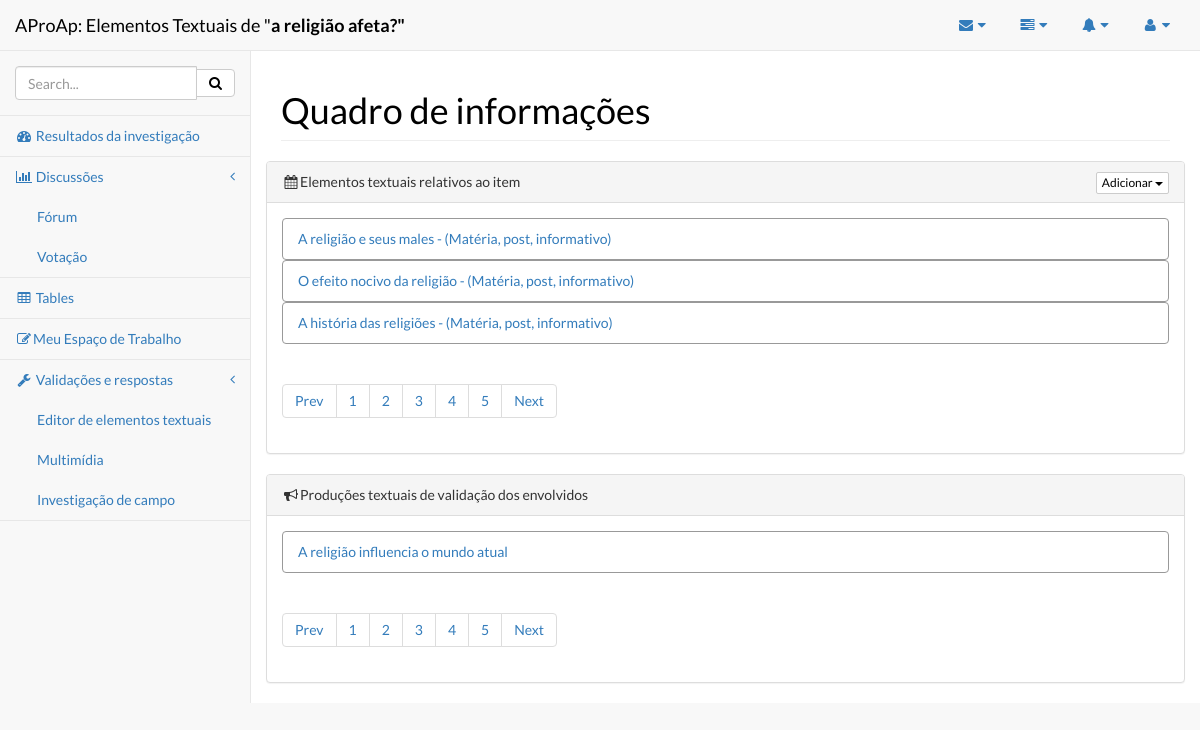
Screenshot of /projeto/turma-1-ifes-administracao-2015/0/a-religiao-afeta/elementos_textuais/ with the database file from the repository.
### aproap/models.py (models this page shows, shortened)
class unidadeInvestigacao(models.Model):
    nomeDoBloco = models.IntegerField()
    qualProjeto = models.ForeignKey(Projeto)
    conhecimentoPrevio = models.CharField(max_length=200)
    slugConhecimento = models.SlugField()
    investigador = models.CharField(max_length = 100, blank=True)
    prazo = models.DateField(blank=True, null=True)
    prazoFinal = models.DateField(blank=True, null=True)
    precisaAjuda = models.IntegerField(default=0)
    status = models.IntegerField(default=0)

class elementoTextual(models.Model):
    vinculadoItem = models.ForeignKey(unidadeInvestigacao)
    quemEnviou = models.CharField(max_length=100)
    titulo = models.CharField(max_length=100)
    url = models.CharField(max_length=100)
    subcategoria = models.CharField(max_length=30)
    historico = models.CharField(max_length=300)
    data = models.DateTimeField(default=datetime.now())

class textoProduzido(models.Model):
    vinculadoTarefa = models.ForeignKey(tarefasItem, blank=True, null=True)
    vinculadoItem = models.ForeignKey(unidadeInvestigacao)
    titulo = models.CharField(max_length=300)
    criador = models.CharField(max_length=100)
    texto = models.TextField()
    historico = models.CharField(max_length=300)
    data = models.DateTimeField(default=datetime.now())

### aproap/views.py (the view)
# urls.py: url(r'^projeto/(?P<slug>[\w-]+)/(?P<unidade>[0-9]+)/(?P<itemslug>[\w-]+)/elementos_textuais/$', 'aproap.views.elementosTextuais', name='elementosTextuais'),
def elementosTextuais(request, slug, unidade, itemslug):
    itemId = unidadeInvestigacao.objects.get(slugConhecimento=itemslug)
    documentos = textoProduzido.objects.filter(vinculadoItem=itemId)
    nomeDoItem = itemId.conhecimentoPrevio
    todos = elementoTextual.objects.filter(vinculadoItem=itemId)
    context = dict(todos=todos, nomeDoItem=nomeDoItem, slug=slug, unidade=unidade,
                   itemslug=itemslug, documentos=documentos)
    c = RequestContext(request, context)
    return render_to_response('elementosTextuais.html', c)

### aproap/templates/elementosTextuais.html (shortened to what this page needs)
{% load static %}
<html><head>
        <link href="{% static 'static/css/font-awesome.min.css' %}" rel="stylesheet">
        <link href="{% static 'static/css/jquery.qtip.min.css' %}" rel="stylesheet">
        <link href="{% static 'static/css/bootstrap.css' %}" rel="stylesheet">
        <link href="{% static 'static/css/metisMenu.css' %}" rel="stylesheet">
        <link href="{% static 'static/css/sb-admin-2.css' %}" rel="stylesheet">
        <link href="{% static 'static/css/litetooltip.min.css' %}" rel="stylesheet">
        <link href="{% static 'static/css/rateit.css' %}" rel="stylesheet">
    </head><body>
    <div id="wrapper">
      <nav class="navbar navbar-default navbar-static-top" role="navigation"
      style="margin-bottom: 0">
        <div class="navbar-header">
          <a class="navbar-brand">AProAp: Elementos Textuais de&nbsp;"<strong>{{ nomeDoItem }}"</strong></a>
        </div>
        <ul class="nav navbar-top-links navbar-right">
          <li class="dropdown">
            <a class="dropdown-toggle" data-toggle="dropdown" href="#">
                        <i class="fa fa-envelope fa-fw"></i>  <i class="fa fa-caret-down"></i>
                    </a>
          </li>
          <li class="dropdown">
            <a class="dropdown-toggle" data-toggle="dropdown" href="#">
                        <i class="fa fa-tasks fa-fw"></i>  <i class="fa fa-caret-down"></i>
                    </a>
          </li>
          <li class="dropdown">
            <a class="dropdown-toggle" data-toggle="dropdown" href="#">
                        <i class="fa fa-bell fa-fw"></i>  <i class="fa fa-caret-down"></i>
                    </a>
          </li>
          <li class="dropdown">
            <a class="dropdown-toggle" data-toggle="dropdown" href="#">
                        <i class="fa fa-user fa-fw"></i>  <i class="fa fa-caret-down"></i>
                    </a>
          </li>
        </ul>
        <div class="navbar-default sidebar" role="navigation">
          <div class="sidebar-nav navbar-collapse">
            <ul class="nav" id="side-menu">
              <li class="sidebar-search">
                <div class="input-group custom-search-form">
                  <input type="text" class="form-control" placeholder="Search...">
                  <span class="input-group-btn">
                    <button class="btn btn-default" type="button">
                      <i class="fa fa-search"></i>
                    </button>
                  </span>
                </div>
              </li>
              <li>
                <a href="index.html"><i class="fa fa-dashboard fa-fw"></i> Resultados da investigação</a>
              </li>
              <li>
                <a href="#"><i class="fa fa-bar-chart-o fa-fw"></i> Discussões<span class="fa arrow"></span></a>
                <ul class="nav nav-second-level">
                  <li>
                    <a href="flot.html">Fórum</a>
                  </li>
                  <li>
                    <a href="morris.html">Votação</a>
                  </li>
                </ul>
              </li>
              <li>
                <a href="tables.html"><i class="fa fa-table fa-fw"></i> Tables</a>
              </li>
              <li>
                <a href="/areaDeTrabalho/{{ espacoId }}/{{ unidade }}/"><i class="fa fa-edit fa-fw"></i>Meu Espaço de Trabalho</a>
              </li>
              <li>
                <a href="#"><i class="fa fa-wrench fa-fw"></i> Validações e respostas<span class="fa arrow"></span></a>
                <ul class="nav nav-second-level">
                  <li>
                    <a href="/projeto/{{ slug }}/{{ unidade }}/{{ itemslug }}/elementos_textuais/editor/">Editor de elementos textuais</a>
                  </li>
                  <li>
                    <a href="buttons.html">Multimídia</a>
                  </li>
                  <li>
                    <a href="notifications.html">Investigação de campo</a>
                  </li>
                </ul>
              </li>
            </ul>
          </div>
        </div>
      </nav>
      <div id="page-wrapper">
        <div class="row">
          <div class="col-lg-12">
            <h1 class="page-header">Quadro de informações</h1>
          </div>
        </div>
        <div class="row">
          <div class="col-lg-16">
            <div class="panel panel-default">
              <div class="panel-heading">
                <i class="fa -o fa-fw fa-calendar"></i>Elementos textuais relativos ao item
                <div class="pull-right">
                  <div class="btn-group">
                    <button type="button" class="btn btn-default btn-xs dropdown-toggle" data-toggle="dropdown">Adicionar
                      <span class="caret"></span>
                    </button>
                  </div>
                </div>
              </div>
              <div class="panel-body">
                <ul class="list-group">
                     {% for i in todos %}
                         <a href="{{ i.url }}"><li class="list-group-item" id="listaArquivos">{{ i.titulo }} - ({{ i.subcategoria }}) </li> </a>
                     {% endfor %}
                </ul>
                <ul class="pagination">
                  <li>
                    <a href="#">Prev</a>
                  </li>
                  <li>
                    <a href="#">1</a>
                  </li>
                  <li>
                    <a href="#">2</a>
                  </li>
                  <li>
                    <a href="#">3</a>
                  </li>
                  <li>
                    <a href="#">4</a>
                  </li>
                  <li>
                    <a href="#">5</a>
                  </li>
                  <li>
                    <a href="#">Next</a>
                  </li>
                </ul>
              </div>
            </div>
            <div class="panel panel-default">
              <div class="panel-heading">
                <i class="fa -o fa-fw fa-bullhorn"></i>Produções textuais de validação dos envolvidos
              </div>
              <div class="panel-body">
                <ul class="list-group">
                     {% for i in documentos %}
                         <a href="/projeto/{{ slug }}/{{ unidade }}/{{ itemslug }}/elementos_textuais/visualizando/{{ i.id }}/"><li class="list-group-item" id="listaArquivos">{{ i.titulo }} </li> </a>
                     {% endfor %}
                </ul>
                <ul class="pagination">
                  <li>
                    <a href="#">Prev</a>
                  </li>
                  <li>
                    <a href="#">1</a>
                  </li>
                  <li>
                    <a href="#">2</a>
                  </li>
                  <li>
                    <a href="#">3</a>
                  </li>
                  <li>
                    <a href="#">4</a>
                  </li>
                  <li>
                    <a href="#">5</a>
                  </li>
                  <li>
                    <a href="#">Next</a>
                  </li>
                </ul>
              </div>
            </div>
            </div>
          </div>
        </div>
      </div>
  </body>
</html>

### static/css/metisMenu.css (style rules this page uses)
.arrow { float: right; line-height: 1.42857; }
.fa.arrow:before { content: "\f104"; }

### static/css/sb-admin-2.css (style rules this page uses)
body { background-color: #f8f8f8; }
#wrapper { width: 100%; }
#page-wrapper { padding: 0 15px; min-height: 568px; background-color: #fff; }
@media (min-width:768px) { #page-wrapper { position: inherit; margin: 0 0 0 250px; padding: 0 30px; border-left: 1px solid #e7e7e7; } }
.navbar-top-links { margin-right: 0; }
.navbar-top-links li { display: inline-block; }
.navbar-top-links li:last-child { margin-right: 15px; }
.navbar-top-links li a { padding: 15px; min-height: 50px; }
.sidebar .sidebar-nav.navbar-collapse { padding-right: 0; padding-left: 0; }
.sidebar .sidebar-search { padding: 15px; }
.sidebar ul li { border-bottom: 1px solid #e7e7e7; }
.sidebar .arrow { float: right; }
.sidebar .fa.arrow:before { content: "\f104"; }
.sidebar .nav-second-level li, .sidebar .nav-third-level li { border-bottom: 0!important; }
.sidebar .nav-second-level li a { padding-left: 37px; }
@media (min-width:768px) { .sidebar { z-index: 1; position: absolute; width: 250px; margin-top: 51px; } }

### rows the page displays
unidadeInvestigacao: conhecimentoPrevio "a religião afeta?"
elementoTextual: titulo "A religião e seus males", subcategoria "Matéria, post, informativo"
elementoTextual: titulo "O efeito nocivo da religião", subcategoria "Matéria, post, informativo"
elementoTextual: titulo "A história das religiões", subcategoria "Matéria, post, informativo"
textoProduzido: titulo "A religião influencia o mundo atual"
